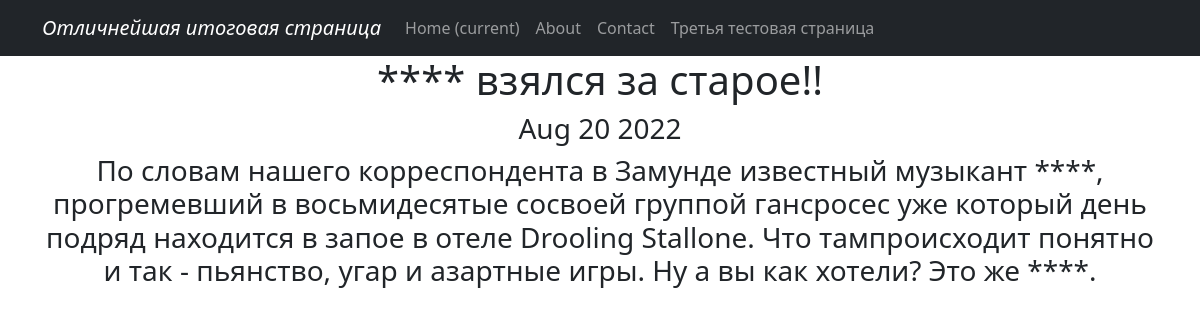
Screenshot of /news/3 with the database file from the repository.
### News/models.py (models this page shows, shortened)
class Post(models.Model):
    author = models.ForeignKey(Author, on_delete=models.CASCADE)
    post_time = models.DateTimeField(auto_now_add = True)
    post_type = models.CharField(max_length=3, choices = CHOICES, default = news)
    title = models.CharField(max_length=255)
    content = models.TextField()
    post_rating = models.IntegerField(default=0)
    category = models.ManyToManyField(Category, through = 'PostCategory')

### News/views.py (the view)
# urls.py: path('<int:pk>', PostDetail.as_view())
class PostDetail(DetailView):
    model = Post
    template_name = 'postdetail.html'
    context_object_name = 'post'

### News/templatetags/custom_filters.py (called while the page is built)
@register.filter()
def cenzura(value):
    for word in Slovechki:
        value = value.replace(word, '*' * len(word))
    return value

### templates/postdetail.html (shortened to what this page needs)
{% extends 'flatpages/default.html' %}
{% load custom_filters %}
{% block content %}
<h1>{{ post.title | cenzura }} </h1>
<h3> {{ post.post_time | date:'M d Y' }} </h3>
<h3> {{ post.content | cenzura }}</h3>
{% endblock content %}

### rows the page displays
Post: title|cenzura "**** взялся за старое!!", post_time "Aug 20 2022", content|cenzura "По словам нашего корреспондента в Замунде известный музыкант ****, прогремевший в восьмидесятые сосвоей группой гансросес уже который день подряд находится в запое в отеле Drooling Stallone. Что тампроисходит понятно и так - пьянство, угар и азартные игры. Ну а вы как хотели? Это же ****."
